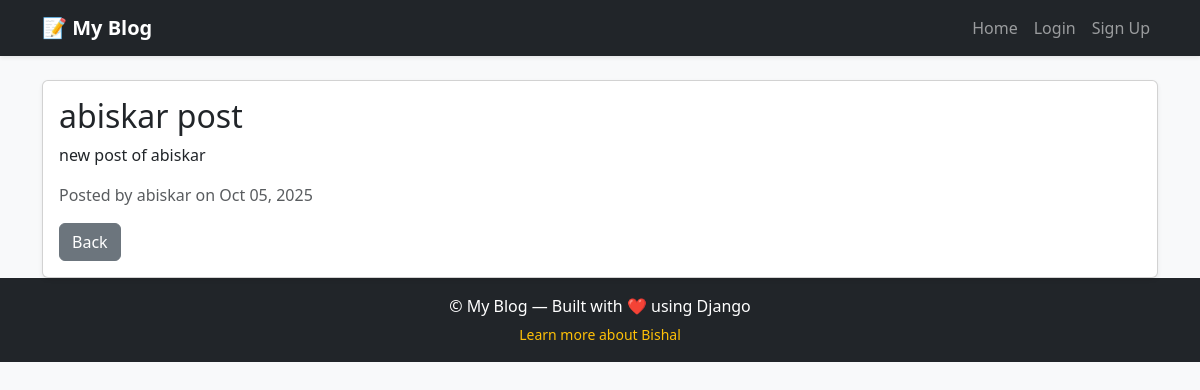
The app's page /post/14/ with its own data.
### blog/models.py (models this page shows, shortened)
class Post(models.Model):
    author = models.ForeignKey(User, on_delete=models.CASCADE)
    title = models.CharField(max_length=100)
    content = models.TextField()
    created_at = models.DateTimeField(auto_now_add=True)
    author = models.ForeignKey(User, on_delete=models.CASCADE)

### blog/views.py (the view)
# urls.py: path("post/<int:post_id>/", views.post_detail, name= "post_detail"),
def post_detail(request, post_id):
    post = get_object_or_404(Post, id=post_id)
    return render(request, 'blog/post_detail.html', {'post': post})

### blog/templates/blog/post_detail.html (shortened to what this page needs)
{% extends "layout.html" %}
{% block content %}
<div class="card shadow-sm">
  <div class="card-body">
    <h2>{{ post.title }}</h2>
    <p>{{ post.content }}</p>
    <p class="text-muted">Posted by {{ post.author.username }} on {{ post.created_at|date:"M d, Y" }}</p>
    <a href="{% url 'post_list' %}" class="btn btn-secondary">Back</a>
  </div>
</div>
{% endblock %}

### records on screen
Post: title "abiskar post", content "new post of abiskar", author.username "abiskar", created_at "Oct 05, 2025"
